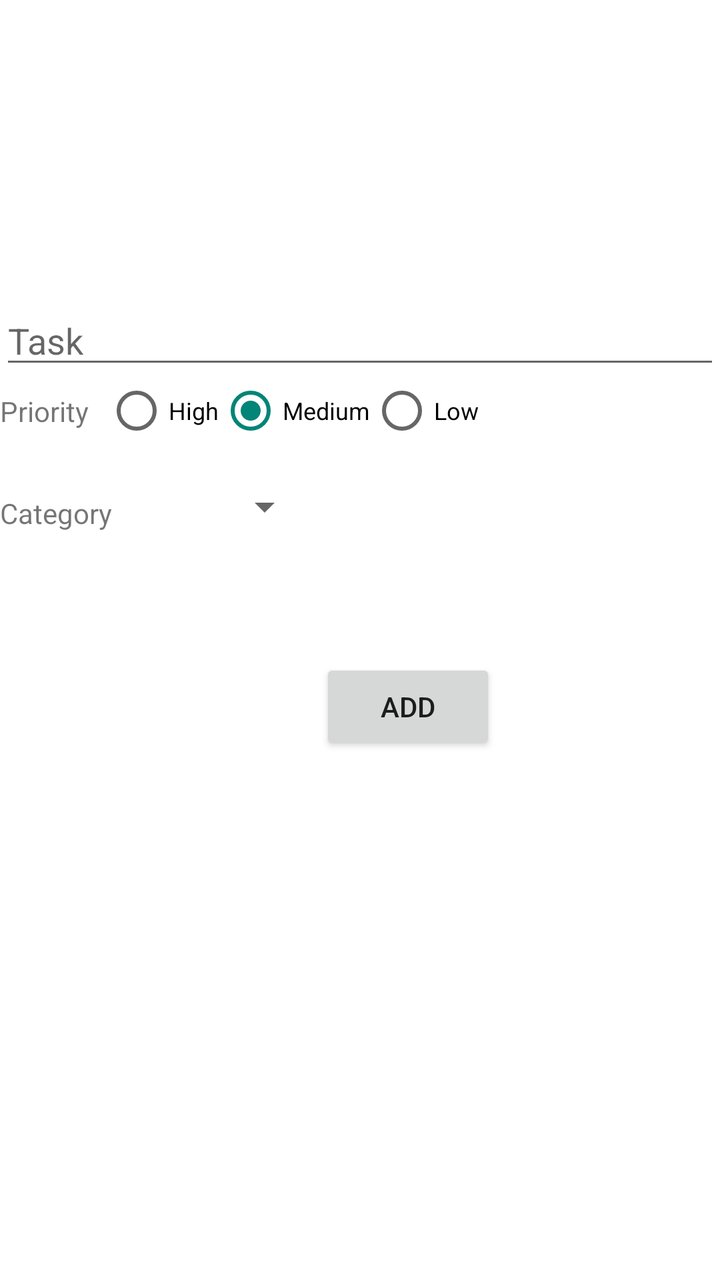
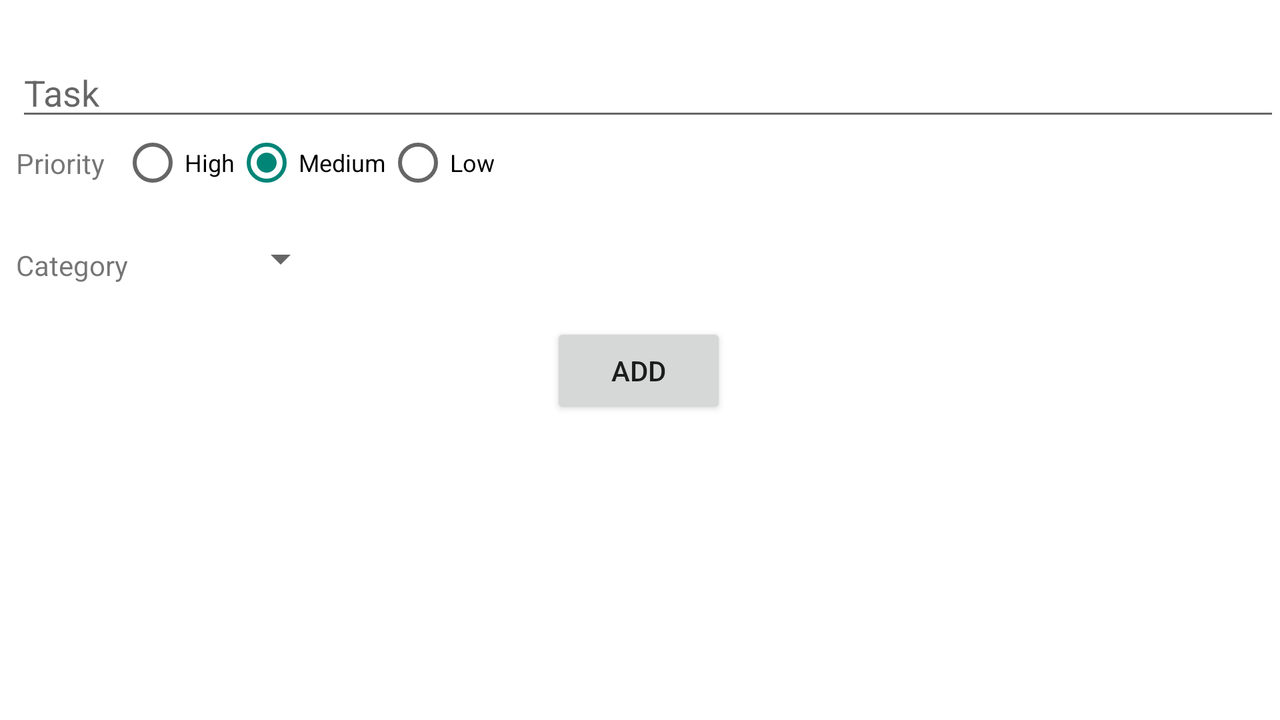

One screen, two layout resources from the same app: the default and the repository's alternative for another configuration. Each is rendered where Android would select it; the XML of both is given below.
<!-- AndroidManifest.xml: application theme MyCustomTheme -->
<!-- res/layout/fragment_add.xml -->
<?xml version="1.0" encoding="utf-8"?>
<androidx.constraintlayout.widget.ConstraintLayout xmlns:android="http://schemas.android.com/apk/res/android"
    xmlns:app="http://schemas.android.com/apk/res-auto"
    xmlns:tools="http://schemas.android.com/tools"
    android:layout_width="match_parent"
    android:layout_height="match_parent"
    tools:context=".fragments.AddFragment"
    android:background="@color/white"
    android:clickable="true"
    android:focusable="true">

    <TextView
        android:id="@+id/textView12"
        android:layout_width="wrap_content"
        android:layout_height="wrap_content"
        android:text="Priority"
        app:layout_constraintBottom_toBottomOf="@+id/radioGroup"
        app:layout_constraintStart_toStartOf="parent"
        app:layout_constraintTop_toBottomOf="@+id/task" />

    <RadioGroup
        android:id="@+id/radioGroup"
        android:layout_width="wrap_content"
        android:layout_height="wrap_content"
        android:checkedButton="@id/rb_MEDIUM"
        android:layout_marginStart="8dp"
        android:orientation="horizontal"
        app:layout_constraintStart_toEndOf="@+id/textView12"
        app:layout_constraintTop_toBottomOf="@+id/task">

        <RadioButton
            android:id="@+id/rb_HIGH"
            android:layout_width="wrap_content"
            android:layout_height="wrap_content"
            android:text="High"
            android:textSize="12sp" />

        <RadioButton
            android:id="@+id/rb_MEDIUM"
            android:layout_width="wrap_content"
            android:layout_height="wrap_content"
            android:text="Medium"
            android:checked="true"
            android:textSize="12sp" />

        <RadioButton
            android:id="@+id/rb_LOW"
            android:layout_width="wrap_content"
            android:layout_height="wrap_content"
            android:text="Low"
            android:textSize="12sp" />
    </RadioGroup>

    <Button
        android:id="@+id/addBtn"
        android:layout_width="wrap_content"
        android:layout_height="wrap_content"
        android:layout_marginStart="160dp"
        android:layout_marginTop="108dp"
        android:text="Add"
        app:layout_constraintStart_toStartOf="parent"
        app:layout_constraintTop_toBottomOf="@+id/radioGroup" />

    <EditText
        android:id="@+id/task"
        android:layout_width="0dp"
        android:layout_height="wrap_content"
        android:layout_marginTop="148dp"
        android:ems="10"
        android:hint="Task"
        android:inputType="textCapWords"
        app:layout_constraintEnd_toEndOf="parent"
        app:layout_constraintHorizontal_bias="0.0"
        app:layout_constraintStart_toStartOf="parent"
        app:layout_constraintTop_toTopOf="parent" />

    <Spinner
        android:id="@+id/spinner"
        android:layout_width="0dp"
        android:layout_height="wrap_content"
        android:layout_marginStart="52dp"
        android:layout_marginTop="20dp"
        app:layout_constraintStart_toEndOf="@+id/textView9"
        app:layout_constraintTop_toBottomOf="@+id/radioGroup" />

    <TextView
        android:id="@+id/textView9"
        android:layout_width="wrap_content"
        android:layout_height="wrap_content"
        android:layout_marginTop="32dp"
        android:text="Category"
        app:layout_constraintStart_toStartOf="parent"
        app:layout_constraintTop_toBottomOf="@+id/textView12" />
</androidx.constraintlayout.widget.ConstraintLayout>
<!-- resources referenced by this layout -->
<resources>
  <color name="white">#FFFFFFFF</color>
  <!-- from res/values-v27/ -->
  <style name="MyCustomTheme" parent="Theme.AppCompat.Light">
          <item name="android:windowBackground">@color/white</item>
          <item name="android:colorPrimary">@color/purple_500</item>
          <item name="android:windowLayoutInDisplayCutoutMode">
              shortEdges
          </item>
  
      </style>
  <color name="purple_500">#FF6200EE</color>
</resources>
<!-- res/layout-land/fragment_add.xml (the repository's variant of the layout above) -->
<!-- drawn on the phone turned sideways -->
<?xml version="1.0" encoding="utf-8"?>
<androidx.constraintlayout.widget.ConstraintLayout xmlns:android="http://schemas.android.com/apk/res/android"
    xmlns:app="http://schemas.android.com/apk/res-auto"
    xmlns:tools="http://schemas.android.com/tools"
    android:layout_width="match_parent"
    android:layout_height="match_parent"
    tools:context=".fragments.AddFragment"
    android:background="@color/white"
    android:clickable="true"
    android:focusable="false">

    <TextView
        android:id="@+id/textView12"
        android:layout_width="wrap_content"
        android:layout_height="wrap_content"
        android:layout_marginStart="8dp"
        android:text="Priority"
        app:layout_constraintBottom_toBottomOf="@+id/radioGroup"
        app:layout_constraintStart_toStartOf="parent"
        app:layout_constraintTop_toBottomOf="@+id/task" />

    <RadioGroup
        android:id="@+id/radioGroup"
        android:layout_width="wrap_content"
        android:layout_height="wrap_content"
        android:checkedButton="@id/rb_MEDIUM"
        android:layout_marginStart="8dp"
        android:orientation="horizontal"
        app:layout_constraintStart_toEndOf="@+id/textView12"
        app:layout_constraintTop_toBottomOf="@+id/task">

        <RadioButton
            android:id="@+id/rb_HIGH"
            android:layout_width="wrap_content"
            android:layout_height="wrap_content"
            android:text="High"
            android:textSize="12sp" />

        <RadioButton
            android:id="@+id/rb_MEDIUM"
            android:layout_width="wrap_content"
            android:layout_height="wrap_content"
            android:text="Medium"
            android:checked="true"
            android:textSize="12sp" />

        <RadioButton
            android:id="@+id/rb_LOW"
            android:layout_width="wrap_content"
            android:layout_height="wrap_content"
            android:text="Low"
            android:textSize="12sp" />
    </RadioGroup>

    <Button
        android:id="@+id/addBtn"
        android:layout_width="wrap_content"
        android:layout_height="wrap_content"
        android:layout_marginTop="64dp"
        android:text="Add"
        app:layout_constraintEnd_toEndOf="parent"
        app:layout_constraintHorizontal_bias="0.499"
        app:layout_constraintStart_toStartOf="parent"
        app:layout_constraintTop_toBottomOf="@+id/radioGroup" />

    <EditText
        android:id="@+id/task"
        android:layout_width="0dp"
        android:layout_height="wrap_content"
        android:layout_marginStart="8dp"
        android:layout_marginTop="24dp"
        android:ems="10"
        android:hint="Task"
        android:inputType="textCapWords"
        app:layout_constraintEnd_toEndOf="parent"
        app:layout_constraintHorizontal_bias="0.0"
        app:layout_constraintStart_toStartOf="parent"
        app:layout_constraintTop_toTopOf="parent" />

    <Spinner
        android:id="@+id/spinner"
        android:layout_width="0dp"
        android:layout_height="wrap_content"
        android:layout_marginStart="52dp"
        android:layout_marginTop="20dp"
        app:layout_constraintStart_toEndOf="@+id/textView9"
        app:layout_constraintTop_toBottomOf="@+id/radioGroup" />

    <TextView
        android:id="@+id/textView9"
        android:layout_width="wrap_content"
        android:layout_height="wrap_content"
        android:layout_marginStart="8dp"
        android:layout_marginTop="32dp"
        android:text="Category"
        app:layout_constraintStart_toStartOf="parent"
        app:layout_constraintTop_toBottomOf="@+id/textView12" />
</androidx.constraintlayout.widget.ConstraintLayout>
